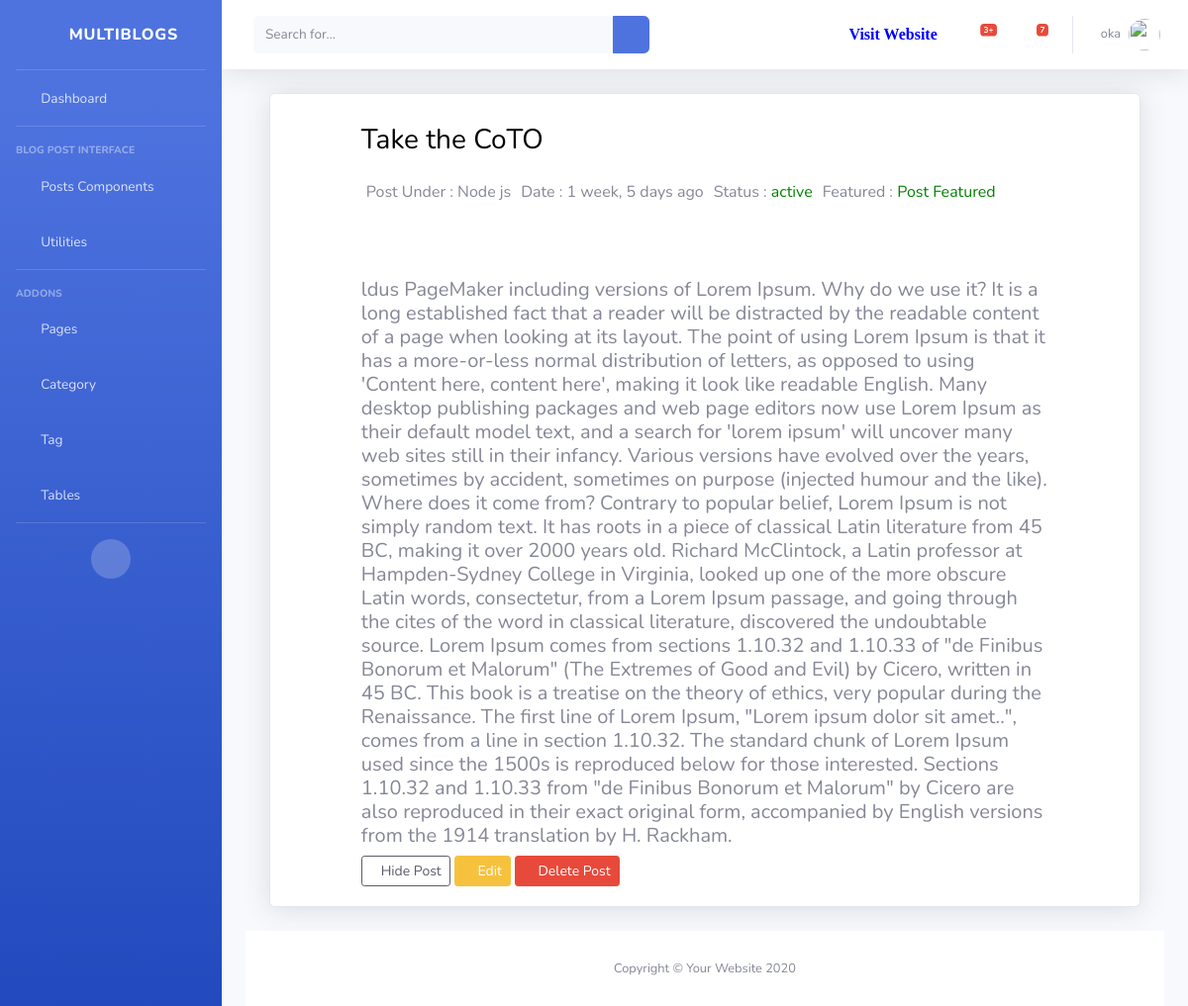
Page /dashboard/post/view/16 (signed in) on the committed database.
### dashboard/models.py (models this page shows, shortened)
class Author(models.Model):
    author = models.OneToOneField(User, on_delete= models.CASCADE)
    email = models.EmailField(unique=True, blank=True, null=True)
    first_name = models.CharField(max_length=100, null=True, blank=True, verbose_name='First Name')
    last_name = models.CharField(max_length=100, null=True, blank=True,verbose_name='Last Name')
    designation = models.CharField(max_length=10, null=True)
    author_image = models.ImageField(upload_to='author/',verbose_name='Author Profile Image',blank=True, null=True)
    auth_status = models.CharField(max_length=100, null=True)
    class Meta:
        verbose_name_plural = 'Author'

### blog/models.py (models this page shows, shortened)
class Blog(models.Model):
    status = (
        ('active','active'),
        ('pending','pending')
    )
    title  = models.CharField(max_length=200, null=True)
    detail = models.TextField(max_length=2000, null=True)
    image = models.ImageField(upload_to='images/media', null=True, blank=True)
    catagories = models.ForeignKey(Catagory,on_delete=models.DO_NOTHING, null=True)
    tags = models.ManyToManyField(Tag, blank=True)
    status = models.CharField(max_length=20, choices=status, default='pending')
    author = models.ForeignKey(Author, on_delete=models.CASCADE)
    featured  = models.BooleanField(default=False)
    visit_count = models.IntegerField(default=0)
    visible = models.BooleanField(default=True)
    created_at = models.DateTimeField(auto_now_add=True)
    class Meta:
        verbose_name_plural = 'Blog'

class Catagory(models.Model):
    name = models.CharField(max_length=200, null=True)
    slug = models.SlugField(null=True)
    image = models.CharField(max_length=300, null=True, blank=True )
    description = models.CharField(max_length=500, null=True,blank=True, verbose_name='Description')
    class Meta:
        verbose_name_plural = 'Catagory'
    def __str__(self):
        return str(self.name)

### dashboard/views.py (the view)
# urls.py: path('post/view/<str:id>', views.PostView.as_view(), name='post'),
class PostView(View):
    @method_decorator(login_required(login_url='login'))
    def dispatch(self, request,*args,**kwargs):
        return super().dispatch(request,*args,**kwargs)
    def get(self, request,id):
        post_obj = get_object_or_404(Blog, id=id)
        context={
            'post':post_obj
        }
        return render(request,'dashboard/post/post_view.html', context)

### blog/context_processors.py (called while the page is built)
def globalVariable(request):
    category = Catagory.objects.all()\
        .annotate(post_count=Count('blog'))\
        .filter(blog__isnull=False)\
        .order_by('-post_count')[:4]
    category_count = category.count()
    context = {
        'category':category,
        'cat_count':category_count
        }
    return context

### templates/dashboard/post/post_view.html (shortened to what this page needs)
{% extends 'dashboard/base/base.html' %}
{% load static %}
{% block body %}
{% load humanize %}
<div class="container-fluid">
<div class="row">
    <div class="col">
        <div class="card shadow mb-4">
            <div class="row " style="padding: 20px;">
                <div class="col-10 mx-auto">
                    <h3>{{ post.title }}</h3>
                    <div class="text_div">
                        <p> Post Under : {{ post.catagories }}</p>
                        <p> Date : {{ post.created_at|naturaltime }}</p>
                        {% if post.status == 'active' %}
                          <p> Status : <span style="color: green;"> {{ post.status }}</span> </p>
                        {% else %}
                          <p> Status : <span style="color: red; background-color: rgb(70, 123, 172); padding: 5px; border-radius: 10px; "> {{ post.status }}</span> </p>
                        {% endif %}
                        {% if post.featured == True %}
                          <p > Featured : <span style="color:green"> Post Featured</span> </p>
                        {% else %}
                          <p >  Featured : <span style="color:red"> Not Featured Yet</span></p>
                        {% endif %}
                    </div>
                    <h5> {{ post.detail }}</h5>
                    <div>
                      {% if post.visible == False %}
                        <a href=" {% url 'visible' post.id %}" class="btn btn-outline-dark btn-sm "><i class="fas fa-eye"></i> Make Visible </a>
                      {% else %}
                        <a href=" {% url 'hidden' post.id %}" class="btn btn-outline-dark btn-sm"><i class="fas fa-eye-slash"></i>Hide Post </a>
                      {% endif %}
                        <a href="{% url 'edit_post' post.id %}" class="btn btn-warning btn-sm"><i class="far fa-edit"></i> Edit</a>
                        <a href=" " class="btn btn-danger btn-sm" data-toggle="modal" data-target="#delete"><i class="far fa-trash-alt" ></i> Delete Post </a>
                    </div>
                </div>
            </div>
        </div>
    </div>
</div>
{% endblock %}

### templates/dashboard/base/base.html (shortened to what this page needs)
<!DOCTYPE html>
<html lang="en">
    {% load static %}
    {% load humanize %}
<head>
    {% load static %}
    <link href="{% static  'vendor/fontawesome-free/css/all.min.css' %}" rel="stylesheet" type="text/css">
    <link href="{% static 'css/sb-admin-2.min.css' %}" rel="stylesheet">
</head>
<body id="page-top">
    <div id="wrapper">
        <ul class="navbar-nav bg-gradient-primary sidebar sidebar-dark accordion" id="accordionSidebar">
            <a class="sidebar-brand d-flex align-items-center justify-content-center" href="index.html">
                <div class="sidebar-brand-icon rotate-n-15">
                    <i class="fas fa-laugh-wink"></i>
                </div>
                <div class="sidebar-brand-text mx-3">MultiBlogs</div>
            </a>
            <hr class="sidebar-divider my-0">
            {%  url 'dashboard' as url %}
            <li class="nav-item {% if request.path == url %} active {% endif %}">
                <a class="nav-link" href="{{ url }}">
                    <i class="fas fa-fw fa-tachometer-alt"></i>
                    <span>Dashboard</span></a>
            </li>
            <hr class="sidebar-divider">
            <div class="sidebar-heading">
                Blog Post Interface
            </div>
            <li class="nav-item">
                <a class="nav-link collapsed" href="#" data-toggle="collapse" data-target="#collapseTwo"
                    aria-expanded="true" aria-controls="collapseTwo">
                    <i class="fas fa-fw fa-cog"></i>
                    <span> Posts Components</span>
                </a>
            </li>
            <li class="nav-item">
                <a class="nav-link collapsed" href="#" data-toggle="collapse" data-target="#collapseUtilities"
                    aria-expanded="true" aria-controls="collapseUtilities">
                    <i class="fas fa-fw fa-wrench"></i>
                    <span>Utilities</span>
                </a>
            </li>
            <hr class="sidebar-divider">
            <div class="sidebar-heading">
                Addons
            </div>
            <li class="nav-item">
                <a class="nav-link collapsed" href="#" data-toggle="collapse" data-target="#collapsePages"
                    aria-expanded="true" aria-controls="collapsePages">
                    <i class="fas fa-fw fa-folder"></i>
                    <span>Pages</span>
                </a>
            </li>
            <li class="nav-item">
                <a class="nav-link" href="{% url 'category' %}">
                    <i class="fas fa-fw fa-chart-area"></i>
                    <span>Category</span></a>
            </li>
            <li class="nav-item">
                <a class="nav-link" href="{% url 'tag' %}">
                    <i class="fas fa-fw fa-chart-area"></i>
                    <span>Tag</span></a>
            </li>
            <li class="nav-item">
                <a class="nav-link" href="tables.html">
                    <i class="fas fa-fw fa-table"></i>
                    <span>Tables</span></a>
            </li>
            <hr class="sidebar-divider d-none d-md-block">
            <div class="text-center d-none d-md-inline">
                <button class="rounded-circle border-0" id="sidebarToggle"></button>
            </div>
        </ul>
        <div id="content-wrapper" class="d-flex flex-column">
            <div id="content">
                <nav class="navbar navbar-expand navbar-light bg-white topbar mb-4 static-top shadow">
                    <form
                        class="d-none d-sm-inline-block form-inline mr-auto ml-md-3 my-2 my-md-0 mw-100 navbar-search">
                        <div class="input-group">
                            <input type="text" class="form-control bg-light border-0 small" placeholder="Search for..."
                                aria-label="Search" aria-describedby="basic-addon2">
                            <div class="input-group-append">
                                <button class="btn btn-primary" type="button">
                                    <i class="fas fa-search fa-sm"></i>
                                </button>
                            </div>
                        </div>
                    </form>
                    <ul class="navbar-nav ml-auto">
                        <li class="nav-item mx-1"> <a class="nav-link" style="color:blue" href="{% url 'home' %}" target="_blank"> <i class="fa fa-link"> Visit Website</i> </a></li>
                        <li class="nav-item dropdown no-arrow mx-1">
                            <a class="nav-link dropdown-toggle" href="#" id="alertsDropdown" role="button"
                                data-toggle="dropdown" aria-haspopup="true" aria-expanded="false">
                                <i class="fas fa-bell fa-fw"></i>
                                <span class="badge badge-danger badge-counter">3+</span>
                            </a>
                        </li>
                        <li class="nav-item dropdown no-arrow mx-1">
                            <a class="nav-link dropdown-toggle" href="#" id="messagesDropdown" role="button"
                                data-toggle="dropdown" aria-haspopup="true" aria-expanded="false">
                                <i class="fas fa-envelope fa-fw"></i>
                                <span class="badge badge-danger badge-counter">7</span>
                            </a>
                        </li>
                        <li class="nav-item dropdown no-arrow">
                            <a class="nav-link dropdown-toggle" href="#" id="userDropdown" role="button"
                                data-toggle="dropdown" aria-haspopup="true" aria-expanded="false">
                                <span class="mr-2 d-none d-lg-inline text-gray-600 small">{{ user.author.author.username }}</span>
                                {% if user.author.author_image %}
                                <img class="img-profile rounded-circle"
                                    src="{{ user.author.author_image.url }}">
                                {% else %}
                                <img class="img-profile rounded-circle" src="https://www.pngarts.com/files/11/Avatar-PNG-Transparent-Image.png" alt="">
                                {% endif %}
                            </a>
                        </li>
                    </ul>
                </nav>
                <div class="container-fluid">
                {% block body %}{% endblock %}
            </div>
            <footer class="sticky-footer bg-white" style="bottom: 0;">
                <div class="container my-auto">
                    <div class="copyright text-center my-auto">
                        <span>Copyright &copy; Your Website 2020</span>
                    </div>
                </div>
            </footer>
        </div>
    </div>
</body>
</html>

### rows in the picture
Blog: title "Take the CoTO", catagories "Node js", created_at "1 week, 5 days ago", status "active", detail "ldus PageMaker including versions of Lorem Ipsum. Why do we use it? It is a long established fact that a reader will be distracted by the readable content of a page when looking at its layout. The point of using Lorem Ipsum is that it has a more-or-less normal distribution of letters, as opposed to using 'Content here, content here', making it look like readable English. Many desktop publishing packages and web page editors now use Lorem Ipsum as their default model text, and a search for 'lorem ipsum' will uncover many web sites still in their infancy. Various versions have evolved over the years, sometimes by accident, sometimes on purpose (injected humour and the like). Where does it…"

### other values in the picture
{{ user.author.author.username }} "oka"
